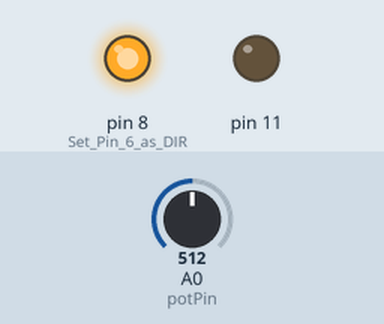
The sketch below on a simulated Arduino Uno, built with avr-gcc and run on an emulated ATmega328P. On the bench: output pins drawn as LEDs (lit = HIGH). The inputs (shaded band) are chosen by the test bench; at power-on: A0 (potPin) = 512. Pins used as bus, display or sensor lines are not drawn.

Above: at 8.4 s.
8.5 s: A0 (potPin) set to 122
At 12.8 s:
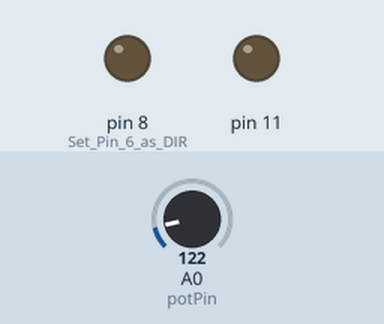
16.1 s: A0 (potPin) set to 511
Timing chart, 0 to 27.6 s (numbered marks = the images above; inputs shaded):
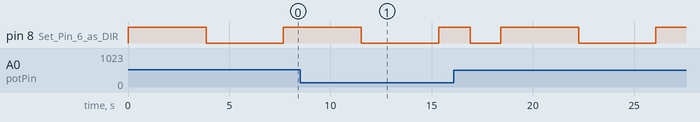

The sketch:

StepperRun_X_sUCCESS_Varying_Speed_copy_20230706123708.ino
```cpp
int x;
int potPin = A0; // the input pin where the potentiometer is connected

void setup() {
  pinMode(9,OUTPUT);    //Set Pin 7 as PUL
  pinMode (8,OUTPUT);   //Set Pin 6 as DIR
  pinMode (11,OUTPUT);

  pinMode(potPin, INPUT); // set the potentiometer pin as input
}

void loop() {
  int potValue = analogRead(potPin); // read the value from the potentiometer
  int delayTime = map(potValue, 0, 1023, 110, 1000); // map the potentiometer value to a suitable range for delay time

  digitalWrite(11,LOW);

  digitalWrite(8,HIGH);

  int steps = 3400;
  for (x=0; x<steps;x++)
  {
    digitalWrite(9,HIGH);

    delayMicroseconds(delayTime);
    digitalWrite(9,LOW);

    delayMicroseconds(delayTime);
  }
  delay(50);
  digitalWrite(8,LOW);

  for(x=0;x<steps;x++)
  {
    digitalWrite(9,HIGH);

    delayMicroseconds(delayTime);
    digitalWrite(9,LOW);

    delayMicroseconds(delayTime);
  }
  delay(10);
}
```
